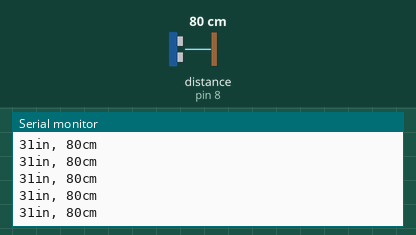
A sketch run on a simulated Arduino Uno, built with avr-gcc and run on an emulated ATmega328P. On the bench: the last lines printed to the serial monitor. Wiring (inferred from the names in the program): ultrasonic range finder: trigger pin 9; echo pin 8. The inputs (shaded band) are chosen by the test bench; at power-on: distance to the obstacle (sensor on pin 8) 80 cm. The echo pulse lasts 58.3 µs per cm.

Above: at 1.2 s.
1.3 s: distance to the obstacle (sensor on pin 8) set to 2 cm
At 1.38 s:
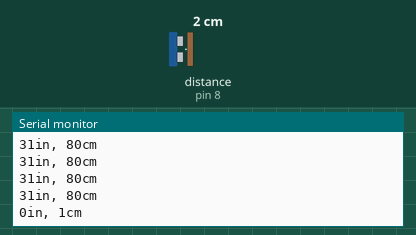
4.3 s: distance to the obstacle (sensor on pin 8) set to 4 cm
At 4.3 s:
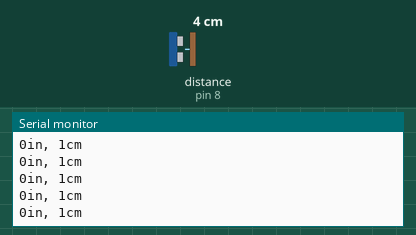
5.8 s: distance to the obstacle (sensor on pin 8) set to 35 cm
At 5.82 s:
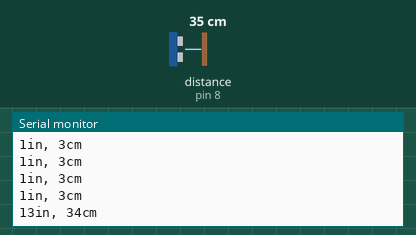
Timing chart, 0 to 8.8 s (numbered marks = the images above; inputs shaded):
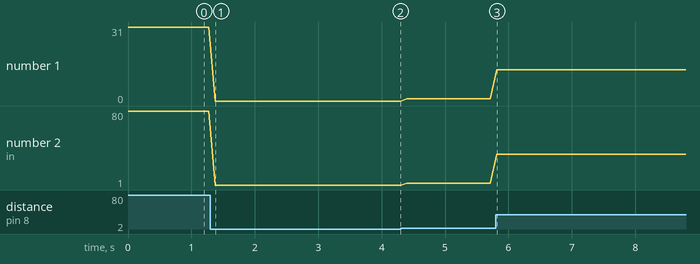

The sketch:

US_test.ino
```cpp
const int pingPin = 9; // Trigger Pin of Ultrasonic Sensor
const int echoPin = 8; // Echo Pin of Ultrasonic Sensor

void setup() {
   Serial.begin(9600); // Starting Serial Terminal
}

void loop() {
   long duration, inches, cm;
   pinMode(pingPin, OUTPUT);
   digitalWrite(pingPin, LOW);
   delayMicroseconds(2);
   digitalWrite(pingPin, HIGH);
   delayMicroseconds(10);
   digitalWrite(pingPin, LOW);
   pinMode(echoPin, INPUT);
   duration = pulseIn(echoPin, HIGH);
   inches = microsecondsToInches(duration);
   cm = microsecondsToCentimeters(duration);
   Serial.print(inches);
   Serial.print("in, ");
   Serial.print(cm);
   Serial.print("cm");
   Serial.println();
   delay(100);
}

long microsecondsToInches(long microseconds) {
   return microseconds / 74 / 2;
}

long microsecondsToCentimeters(long microseconds) {
   return microseconds / 29 / 2;
}
```

Measured:
- after the input at 1.3 s, the serial monitor: prints a new line after 0.07 s (image 1)
- after the input at 5.8 s, the serial monitor: prints a new line at once (image 3)
- plotted number 1: 31 → 0 after the input at 1.3 s, 1 → 13 after the input at 5.8 s
- plotted number 2: 80 → 1 after the input at 1.3 s, 1 → 3 after the input at 4.3 s, 3 → 34 after the input at 5.8 s
